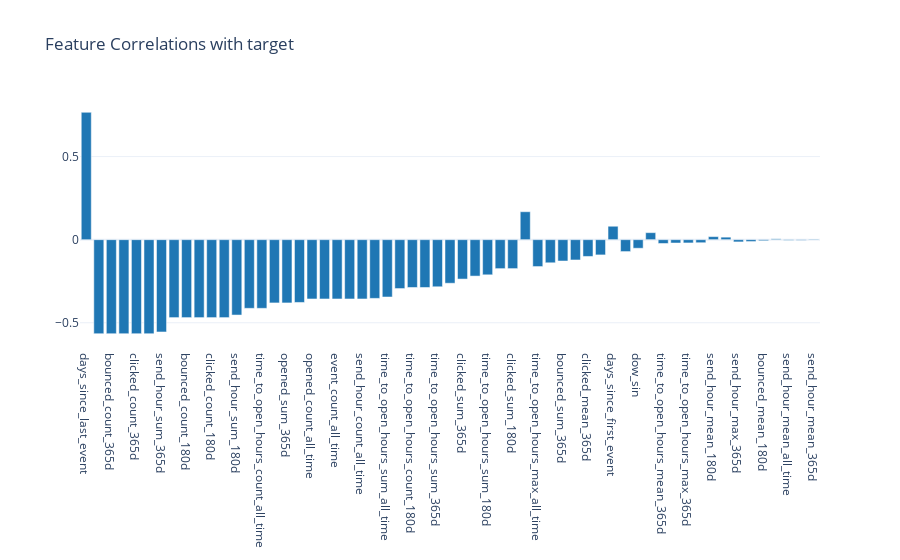

Notebook code for this chart:
### Markdown cell above
## 4.5 Feature-Target Correlations

Features ranked by absolute correlation with the target variable.

**📖 Interpretation:**
- **Positive correlation**: Higher values = more likely retained
- **Negative correlation**: Higher values = more likely churned
- **|r| > 0.3**: Moderately predictive
- **|r| > 0.5**: Strongly predictive

### Code cell
if findings.target_column and findings.target_column in df.columns:
    target = findings.target_column
    feature_cols = [
        name for name, col in findings.columns.items()
        if col.inferred_type in [ColumnType.NUMERIC_CONTINUOUS, ColumnType.NUMERIC_DISCRETE]
        and name != target
        and name not in TEMPORAL_METADATA_COLS
    ]
    
    if feature_cols:
        correlations = []
        for col in feature_cols:
            corr = df[[col, target]].corr().iloc[0, 1]
            correlations.append({"Feature": col, "Correlation": corr})
        
        corr_df = pd.DataFrame(correlations).sort_values("Correlation", key=abs, ascending=False)
        
        fig = charts.bar_chart(
            corr_df["Feature"].tolist(),
            corr_df["Correlation"].tolist(),
            title=f"Feature Correlations with {target}"
        )
        display_figure(fig)
else:
    print("Target column not available for correlation analysis.")

### Figure 1 — Plotly figure (JSON) as saved in the notebook; plotly's stock layout.template omitted (floating-point values rounded to 4 significant figures)
{"data": [{"marker": {"color": "#1f77b4"}, "type": "bar", "x": ["days_since_last_event", "send_hour_count_365d", "bounced_count_365d", "event_count_365d", "clicked_count_365d", "opened_count_365d", "send_hour_sum_365d", "send_hour_count_180d", "bounced_count_180d", "event_count_180d", "clicked_count_180d", "opened_count_180d", "send_hour_sum_180d", "opened_sum_all_time", "time_to_open_hours_count_all_time", "time_to_open_hours_count_365d", "opened_sum_365d", "opened_mean_all_time", "opened_count_all_time", "clicked_count_all_time", "event_count_all_time", "bounced_count_all_time", "send_hour_count_all_time", "send_hour_sum_all_time", "time_to_open_hours_sum_all_time", "clicked_sum_all_time", "time_to_open_hours_count_180d", "opened_sum_180d", "time_to_open_hours_sum_365d", "send_hour_max_all_time", "clicked_sum_365d", "clicked_mean_all_time", "time_to_open_hours_sum_180d", "opened_mean_365d", "clicked_sum_180d", "dow_cos", "time_to_open_hours_max_all_time", "bounced_sum_all_time", "bounced_sum_365d", "opened_mean_180d", "clicked_mean_365d", "bounced_sum_180d", "days_since_first_event", "clicked_mean_180d", "dow_sin", "send_hour_max_180d", "time_to_open_hours_mean_365d", "bounced_mean_all_time", "time_to_open_hours_max_365d", "bounced_mean_365d", "send_hour_mean_180d", "clicked_momentum_180_365", "send_hour_max_365d", "time_to_open_hours_mean_all_time", "bounced_mean_180d", "time_to_open_hours_mean_180d", "send_hour_mean_all_time", "time_to_open_hours_max_180d", "send_hour_mean_365d"], "y": [0.7664, -0.5659, -0.5659, -0.5659, -0.5659, -0.5659, -0.5554, -0.4691, -0.4691, -0.4691, -0.4691, -0.4691, -0.4537, -0.4132, -0.4132, -0.3808, -0.3808, -0.3779, -0.357, -0.357, -0.357, -0.357, -0.357, -0.3534, -0.345, -0.2943, -0.2879, -0.2879, -0.2836, -0.2623, -0.2371, -0.2193, -0.2116, -0.1744, -0.1742, 0.1681, -0.1619, -0.1392, -0.1286, -0.1222, -0.101, -0.0918, 0.08072, -0.07175, -0.05167, 0.04218, -0.02311, -0.02022, -0.01976, -0.01852, 0.0183, 0.01505, -0.01361, -0.0114, -0.00651, 0.005045, -0.003987, -0.003854, 0.003259]}], "layout": {"title": {"text": "Feature Correlations with target"}, "xaxis": {"title": {}}, "yaxis": {"title": {}}}}
